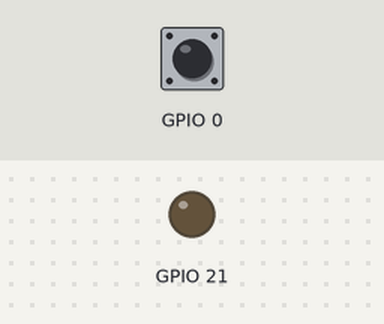
The program below on a simulated ESP32 board running MicroPython. On the bench: output pins drawn as LEDs (lit = HIGH). Dashed ring = blinking. The inputs (shaded band) are chosen by the test bench; at power-on: GPIO 0 HIGH. What the program prints to the serial console is not drawn.

Above: at 1.2 s.
1.3 s: GPIO 0 pulled LOW for 1 s
At 2.08 s:
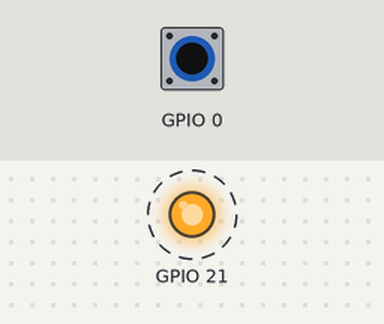
3.8 s: GPIO 0 pulled LOW for 0.15 s
At 3.88 s:
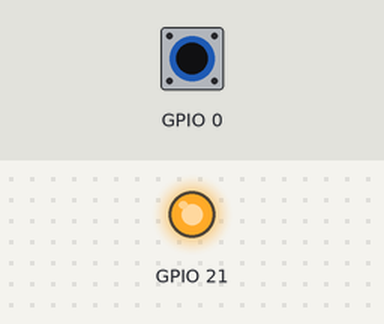
6.9 s: GPIO 0 driven LOW
At 7.15 s:
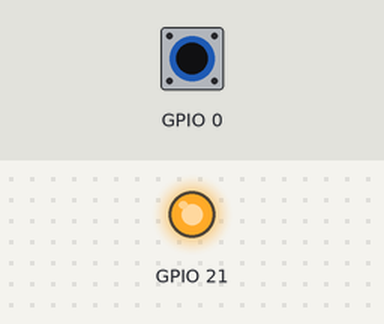
8.4 s: GPIO 0 driven HIGH
At 9.0 s:
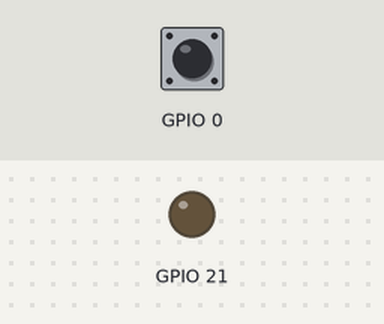
9.9 s: GPIO 0 pulsed LOW 5 times (0.12 s each, 0.3 s apart)
At 10.41 s:
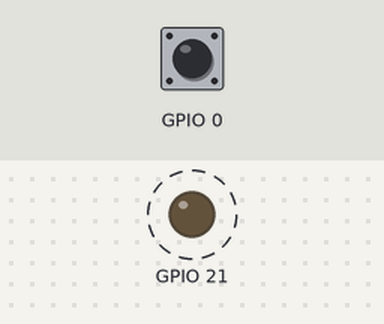
Timing chart, 0 to 12.9 s (numbered marks = the images above; inputs shaded):
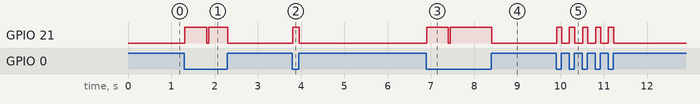

The program:

interrupt_stopwatch.py
```python
"""
Stopwatch able to distinguish between short and long press.
Get lap (time slice) every time BUTTON_PIN is pressed
Reset time counter whenever a long press occurs
Everything is managed by uasyncio asynchronous scheduler
"""

__author__ = "Francesco Mecatti"

import sys
import uasyncio
import utime
from machine import Pin, Timer, enable_irq, disable_irq

class State:
    IDLE = 1,
    LAP = 2,
    SHORT_PRESS = 3,
    STOP_AND_RESET = 4,
    LONG_PRESS = 5

class queue:
    def __init__(self):
        self.items = list()
    def enqueue(self, item):
        self.items.append(item)
    def dequeue(self):
        return self.items.pop(0)
    def is_empty(self):
        return not self.items


LED_PIN: int = 21  # External led. Change this value, it may be different for your board
BUTTON_PIN: int = 0  # Internal BOOT button. Change this value, it may be different for your board
CENTS: int = 0
COUNTER_RUNNING: bool = False
READY_TO_PRINT: bool = False
VALUES_TO_PRINT: queue = queue()

def printTime(on_stdout=True) -> None:
    global CENTS
    t = utime.localtime(int(CENTS/100))
    s: str = "\rTime: %02d:%02d:%02d" % (t[3], t[4], t[5])
    if on_stdout:
        print(s, end="")
    else:
        return s

def printAddCents() -> None:  # Add centiseconds to the previous timestamp
    print(".%02d" % (CENTS%100), end="")

def handleTimerInterrupt(timer: Timer) -> None:
    global CENTS, READY_TO_PRINT, VALUES_TO_PRINT
    CENTS += 1
    if CENTS % 100 == 0:
        VALUES_TO_PRINT.enqueue(printTime(False))
        READY_TO_PRINT = True

async def buttonCoro(button: Pin, led: Pin) -> None:
    global CENTS, COUNTER_RUNNING
    print("Entered buttonTask()")
    print("Start stopwatch by pressing BOOT button")
    startCents: int = 0
    fms_state: State = State.IDLE
    timer: Timer = Timer(0)  # ESP32 has 4 timers: Timer ID ranges from 0 to 3
    while True:
        buttonValue = button.value()
        if fms_state == State.IDLE:
            led.off()
            if buttonValue == 0:  # Pressed
                state = disable_irq()  # Keep global variable access safe
                startCents = CENTS
                enable_irq(state)
                fms_state = State.LAP
            elif buttonValue == 1:  # Released
                pass
        elif fms_state == State.LAP:
            led.on()
            if not COUNTER_RUNNING:  # Start stopwatch
                timer.init(mode=Timer.PERIODIC, period=10, callback=handleTimerInterrupt)  # The timer will fire periodically each 10 ms, namely 1 cs
                COUNTER_RUNNING = True
            else:  # Get lap
                state = disable_irq()
                printAddCents()
                enable_irq(state)
                print("\t<-\tLap")
                printTime()
            if buttonValue == 0:  # Pressed
                fms_state = State.SHORT_PRESS
            elif buttonValue == 1:  # Released
                fms_state = State.IDLE
        elif fms_state == State.SHORT_PRESS:
            led.on()
            if buttonValue == 0:  # Pressed
                state = disable_irq()
                if (CENTS - startCents) < 0.5*100:
                    pass
                elif (CENTS - startCents) >= 0.5*100:
                    fms_state = State.STOP_AND_RESET
                enable_irq(state)
            elif buttonValue == 1:  # Released
                fms_state = State.IDLE
        elif fms_state == State.STOP_AND_RESET:
            led.off()  # Quick blink to confirm reset
            await uasyncio.sleep_ms(50)
            led.on()
            timer.deinit()
            state = disable_irq()
            CENTS = 0
            enable_irq(state)
            COUNTER_RUNNING = False
            print("\nSTOPPED AND RESETTED")
            print("Restart by pressing BOOT button")
            if buttonValue == 0:  # Pressed
                fms_state = State.LONG_PRESS
            elif buttonValue == 1:  # Released
                fms_state = State.IDLE
        elif fms_state == State.LONG_PRESS:
            led.on()
            if buttonValue == 0:  # Pressed
                pass
            elif buttonValue == 1:  # Released
                fms_state = State.IDLE
        await uasyncio.sleep_ms(5)

async def printerCoro() -> None:
    global READY_TO_PRINT, VALUES_TO_PRINT
    while True:
        state = disable_irq()
        if READY_TO_PRINT:
            while not VALUES_TO_PRINT.is_empty():
                print(VALUES_TO_PRINT.dequeue(), end="")
        READY_TO_PRINT = False
        enable_irq(state)
        await uasyncio.sleep_ms(1)

async def main(buttonPin: Pin, ledPin: Pin) -> None:
    print("Entered main()")
    uasyncio.create_task(buttonCoro(buttonPin, ledPin))
    uasyncio.create_task(printerCoro())
    loop = uasyncio.get_event_loop()  # Loop forever, otherwise the program would exit
    loop.run_forever()
    print("Created coroutines")

if __name__ == "__main__":
    print("Setting up pins")
    ledPin = Pin(LED_PIN, Pin.OUT)
    buttonPin = Pin(BUTTON_PIN, Pin.IN, Pin.PULL_UP)
    uasyncio.run(main(buttonPin, ledPin))
```

Measured:
- after the input at 1.3 s, GPIO 21: alternates HIGH for 0.47 s and LOW for 0.05 s, 4 changes in all, then stays LOW, starting at once
- after the input at 3.8 s, GPIO 21: LOW → HIGH at once, → LOW 0.15 s later
- after the input at 6.9 s, GPIO 21: LOW → HIGH at once, → LOW 0.50 s later, → HIGH 0.05 s later
- after the input at 8.4 s, GPIO 21: HIGH → LOW at once
- after the input at 9.9 s, GPIO 21: alternates HIGH for 0.12 s and LOW for 0.18 s, 10 changes in all, then stays LOW, starting at once
